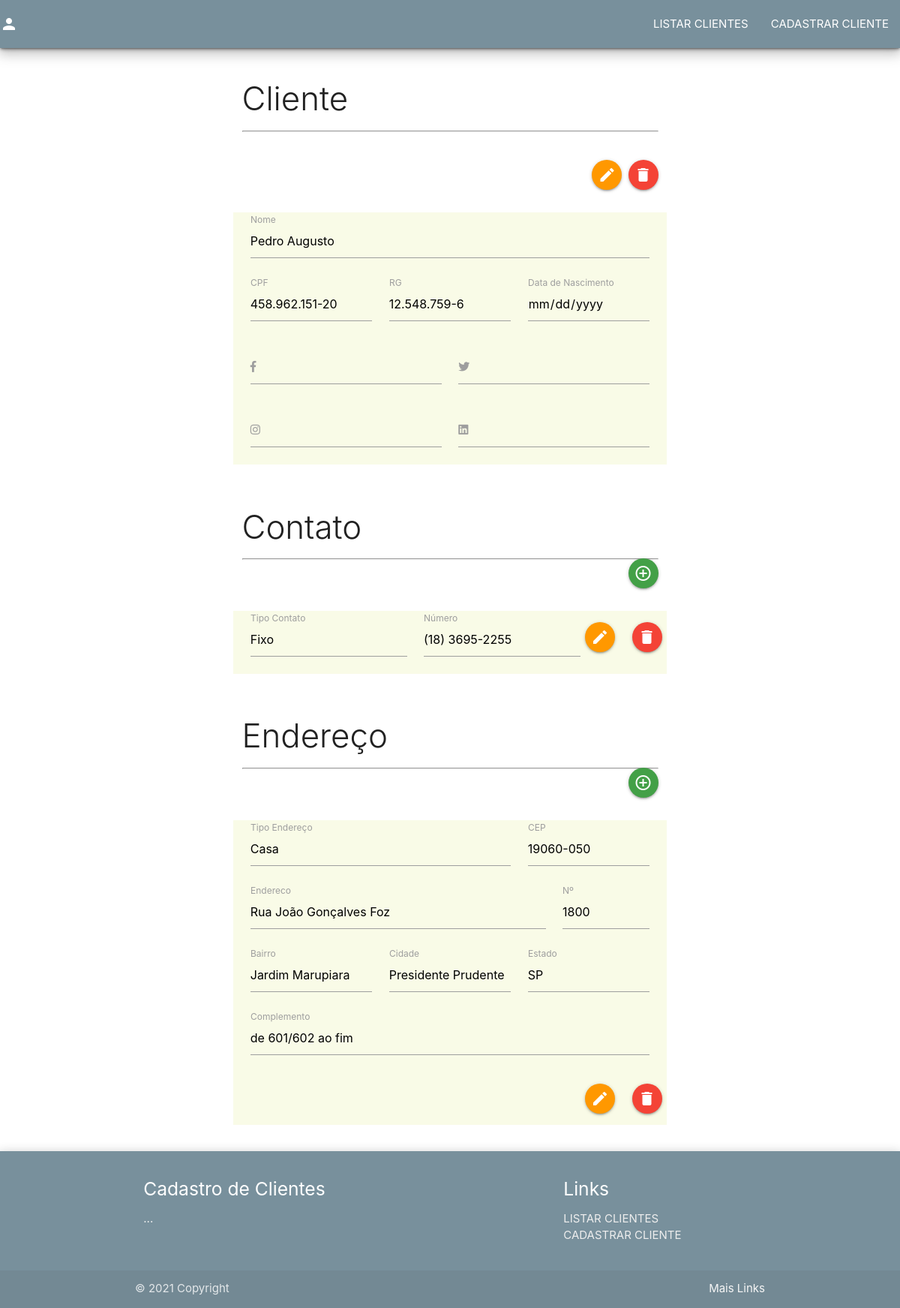
Screenshot of /visualizar.php?id=2 with the database file from the repository.
### tables this page shows
CREATE TABLE `clientes` (
  `id` int(11) NOT NULL,
  `nome` varchar(70) DEFAULT NULL,
  `rg` varchar(14) DEFAULT NULL,
  `cpf` varchar(14) DEFAULT NULL,
  `data_nascimento` date DEFAULT NULL,
  `facebook` varchar(250) DEFAULT NULL,
  `twitter` varchar(250) DEFAULT NULL,
  `instagram` varchar(250) DEFAULT NULL,
  `linkedin` varchar(250) DEFAULT NULL
);

CREATE TABLE `telefone` (
  `id` int(4) NOT NULL,
  `numero` varchar(15) DEFAULT NULL,
  `tipo_contato` varchar(80) DEFAULT NULL,
  `id_cliente` int(4) NOT NULL
);

CREATE TABLE `endereco` (
  `id` int(4) NOT NULL,
  `id_cliente` int(4) NOT NULL,
  `tipo_endereco` varchar(80) DEFAULT NULL,
  `logradouro` varchar(250) DEFAULT NULL,
  `cep` varchar(9) DEFAULT NULL,
  `numero` varchar(5) DEFAULT NULL,
  `bairro` varchar(100) DEFAULT NULL,
  `estado` varchar(50) DEFAULT NULL,
  `complemento` varchar(250) DEFAULT NULL,
  `cidade` varchar(80) DEFAULT NULL
);

### visualizar.php (the view, shortened to what this page needs)
<?php
include_once 'php_action/db_connect.php';
include_once 'includes/header.php';
if (isset($_GET['id'])) :
    $id = mysqli_escape_string($connect, $_GET['id']);
    $sql = "SELECT * FROM clientes WHERE id = '$id'";
    $resultado = mysqli_query($connect, $sql);
    if (mysqli_num_rows($resultado) > 0) :
        while ($dados = mysqli_fetch_array($resultado)) :
?>
            <div class="row">
                <div class="col s12 m6 push-m3 ">
                    <div class="input-field col s12 ">
                        <h3 class="light">Cliente </h3>
                        <hr>
                    </div>
                    <div class="input-field col s11 ">
                        <a href="editar.php?id=<?php echo $dados['id']; ?>" class="btn-floating orange right"><i class="material-icons">edit</i></a>
                    </div>
                    <div class="input-field col s1 ">
                        <a href="#cmodal<?php echo $dados['id']; ?>" class="btn-floating red modal-trigger right"><i class="material-icons">delete</i></a>
                    </div>
                    <div class="input-field col s12 lime lighten-5">
                        <div class="input-field col s12 ">
                            <input type="text" name="nome" id="nome" value="<?php echo $dados['nome']; ?>" readonly=“true”>
                            <label for="Nome Completo">Nome</label>
                        </div>
                        <div class="input-field col s4">
                            <input type="text" name="cpf" id="cpf" value="<?php echo $dados['cpf']; ?>" readonly=“true”>
                            <label for="cpf">CPF</label>
                        </div>
                        <div class="input-field col s4">
                            <input type="text" name="rg" id="rg" value="<?php echo $dados['rg']; ?>" readonly=“true”>
                            <label for="rg">RG</label>
                        </div>
                        <div class="input-field col s4">
                            <input type="date" name="data_nascimento" id="data_nascimento" value="<?php echo $dados['data_nascimento']; ?>" readonly=“true”>
                            <label for="data_nascimento">Data de Nascimento</label>
                        </div>
                        <div class="input-field col s6">
                            <input type="text" name="facebook" id="facebook" value="<?php echo $dados['facebook']; ?>" readonly=“true”>
                            <label for="facebook"><i class="fab fa-facebook-f"></i></label>
                        </div>
                        <div class="input-field col s6">
                            <input type="text" name="twitter" id="twitter" value="<?php echo $dados['twitter']; ?>" readonly=“true”>
                            <label for="twitter"><i class="fab fa-twitter"></i></label>
                        </div>
                        <div class="input-field col s6">
                            <input type="text" name="instagram" id="instagram" value="<?php echo $dados['instagram']; ?>" readonly=“true”>
                            <label for="instagram"><i class="fab fa-instagram"></i></label>
                        </div>
                        <div class="input-field col s6">
                            <input type="text" name="linkedin" id="linkedin" value="<?php echo $dados['linkedin']; ?>" readonly=“true”>
                            <label for="linkedin"><i class="fab fa-linkedin"></i></label>
                        </div>
                    </div>
                    <div class="input-field col s12">
                        <h3 class="light">Contato </h3>
                        <a href="adicionar_contato.php?id=<?php echo $dados['id']; ?>" class="btn-floating green darken-1 right"><i class="material-icons">add_circle_outline</i></a>
                        <hr>
                    </div>
                    <?php
                    $sql = "SELECT * FROM telefone WHERE id_cliente = '$id'";
                    $resultado_contatos = mysqli_query($connect, $sql);
                    if (mysqli_num_rows($resultado_contatos) > 0) :
                        while ($dados = mysqli_fetch_array($resultado_contatos)) :
                    ?>
                            <div class="input-field col s12 lime lighten-5">
                                <div class="input-field col s5 ">
                                    <input type="text" name="tipoContato" id="tipoContato" value="<?php echo $dados['tipo_contato']; ?>" readonly=“true”>
                                    <label for="tipoContato">Tipo Contato</label>
                                </div>
                                <div class="input-field col s5">
                                    <input type="text" name="telefone" id="telefone" value="<?php echo $dados['numero']; ?>" readonly=“true”>
                                    <label for="telefone">Número</label>
                                </div>
                                <div class="input-field col s1">
                                    <a href="editar_contato.php?id=<?php echo $dados['id']; ?>" class="btn-floating orange right"><i class="material-icons">edit</i></a>
                                </div>
                                <div class="input-field col s1">
                                    <a href="#modal<?php echo $dados['id']; ?>" class="btn-floating red modal-trigger "><i class="material-icons">delete</i></a>
                                </div>
                            </div>
                    <?php
                        endwhile;
                    endif;
                    ?>
                    <div class="input-field col s12">
                        <h3 class="light">Endereço </h3>
                        <a href="adicionar_endereco.php?id=<?php echo $id; ?>" class="btn-floating green darken-1 right"><i class="material-icons">add_circle_outline</i></a>
                        <hr>
                    </div>
                    <?php
                    $sql = "SELECT * FROM endereco WHERE id_cliente = '$id'";
                    $resultado_endereco = mysqli_query($connect, $sql);
                    if (mysqli_num_rows($resultado_endereco) > 0) :
                        while ($dados = mysqli_fetch_array($resultado_endereco)) :
                    ?>
                            <div class="input-field col s12 lime lighten-5">
                                <div class="input-field col s8 ">
                                    <input type="text" name="tipo_endereco" id="tipo_endereco" value="<?php echo $dados['tipo_endereco']; ?>" readonly="true">
                                    <label for="tipo_endereco">Tipo Endereço</label>
                                </div>
                                <div class="input-field col s4">
                                    <input type="text" name="cep" id="cep" value="<?php echo $dados['cep']; ?>" readonly="true">
                                    <label for="cep">CEP</label>
                                </div>
                                <div class="input-field col s9">
                                    <input type="text" name="endereco" id="endereco" value="<?php echo $dados['logradouro']; ?>" readonly="true">
                                    <label for="endereco">Endereco</label>
                                </div>
                                <div class="input-field col s3">
                                    <input type="text" name="numero" id="numero" value="<?php echo $dados['numero']; ?>" readonly="true">
                                    <label for="numero">Nº</label>
                                </div>
                                <div class="input-field col s4">
                                    <input type="text" name="bairro" id="bairro" value="<?php echo $dados['bairro']; ?>" readonly="true">
                                    <label for="bairro">Bairro</label>
                                </div>
                                <div class="input-field col s4">
                                    <input type="text" name="cidade" id="cidade" value="<?php echo $dados['cidade']; ?>" readonly="true">
                                    <label for="cidade">Cidade</label>
                                </div>
                                <div class="input-field col s4">
                                    <input type="text" name="estado" id="estado" value="<?php echo $dados['estado']; ?>" readonly="true">
                                    <label for="estado">Estado</label>
                                </div>
                                <div class="input-field col s12">
                                    <input type="text" name="complemento" id="complemento" value="<?php echo $dados['complemento']; ?>" readonly="true">
                                    <label for="complemento">Complemento</label>
                                </div>
                                <div class="input-field col s11">
                                    <a href="editar_endereco.php?id=<?php echo $dados['id']; ?>" class="btn-floating orange right"><i class="material-icons">edit</i></a>
                                </div>
                                <div class="input-field col s1">
                                    <a href="#modal<?php echo $dados['id']; ?>" class="btn-floating red modal-trigger"><i class="material-icons">delete</i></a>
                                </div>
                            </div>
                    <?php
                        endwhile;
                    endif;
                    ?>
                </div>
            </div>
<?php
        endwhile;
    endif;
endif;
include_once 'includes/footer.php';
?>

### rows the page displays
clientes: nome "Pedro Augusto", cpf "458.962.151-20", rg "12.548.759-6"
telefone: tipoContato "Fixo", telefone "(18) 3695-2255"
endereco: tipo_endereco "Casa", cep "19060-050", endereco "Rua João Gonçalves Foz", numero "1800", bairro "Jardim Marupiara", cidade "Presidente Prudente", estado "SP", complemento "de 601/602 ao fim"
